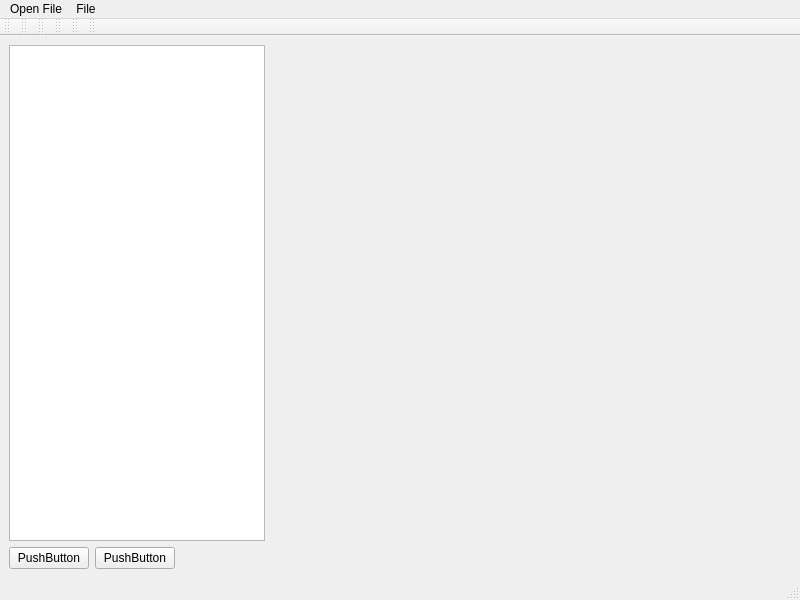
<?xml version="1.0" encoding="UTF-8"?>
<ui version="4.0">
 <class>MainWindow</class>
 <widget class="QMainWindow" name="MainWindow">
  <property name="geometry">
   <rect>
    <x>0</x>
    <y>0</y>
    <width>800</width>
    <height>600</height>
   </rect>
  </property>
  <property name="windowTitle">
   <string>MainWindow</string>
  </property>
  <widget class="QWidget" name="centralwidget">
   <layout class="QVBoxLayout" name="verticalLayout">
    <item>
     <layout class="QHBoxLayout" name="horizontalLayout">
      <item>
       <widget class="QTreeView" name="treeView">
        <property name="sizePolicy">
         <sizepolicy hsizetype="Fixed" vsizetype="Expanding">
          <horstretch>0</horstretch>
          <verstretch>0</verstretch>
         </sizepolicy>
        </property>
        <property name="baseSize">
         <size>
          <width>200</width>
          <height>0</height>
         </size>
        </property>
        <property name="contextMenuPolicy">
         <enum>Qt::ContextMenuPolicy::ActionsContextMenu</enum>
        </property>
       </widget>
      </item>
      <item>
       <widget class="QVTKOpenGLNativeWidget" name="vtkWidget" native="true">
        <property name="sizePolicy">
         <sizepolicy hsizetype="Expanding" vsizetype="Expanding">
          <horstretch>0</horstretch>
          <verstretch>0</verstretch>
         </sizepolicy>
        </property>
       </widget>
      </item>
     </layout>
    </item>
    <item>
     <layout class="QHBoxLayout" name="horizontalLayout_2">
      <item>
       <widget class="QPushButton" name="pushButton">
        <property name="text">
         <string>PushButton</string>
        </property>
       </widget>
      </item>
      <item>
       <widget class="QPushButton" name="pushButton_2">
        <property name="text">
         <string>PushButton</string>
        </property>
       </widget>
      </item>
      <item>
       <spacer name="horizontalSpacer">
        <property name="orientation">
         <enum>Qt::Orientation::Horizontal</enum>
        </property>
        <property name="sizeHint" stdset="0">
         <size>
          <width>40</width>
          <height>20</height>
         </size>
        </property>
       </spacer>
      </item>
     </layout>
    </item>
   </layout>
  </widget>
  <widget class="QMenuBar" name="menubar">
   <property name="geometry">
    <rect>
     <x>0</x>
     <y>0</y>
     <width>800</width>
     <height>18</height>
    </rect>
   </property>
   <widget class="QMenu" name="menuOpen_File">
    <property name="title">
     <string>Open File</string>
    </property>
   </widget>
   <widget class="QMenu" name="menuFile">
    <property name="title">
     <string>File</string>
    </property>
    <addaction name="actionOpenFile"/>
   </widget>
   <addaction name="menuOpen_File"/>
   <addaction name="menuFile"/>
  </widget>
  <widget class="QStatusBar" name="statusbar"/>
  <widget class="QToolBar" name="toolBar">
   <property name="windowTitle">
    <string>toolBar</string>
   </property>
   <attribute name="toolBarArea">
    <enum>TopToolBarArea</enum>
   </attribute>
   <attribute name="toolBarBreak">
    <bool>false</bool>
   </attribute>
  </widget>
  <widget class="QToolBar" name="toolBar_2">
   <property name="windowTitle">
    <string>toolBar_2</string>
   </property>
   <attribute name="toolBarArea">
    <enum>TopToolBarArea</enum>
   </attribute>
   <attribute name="toolBarBreak">
    <bool>false</bool>
   </attribute>
  </widget>
  <widget class="QToolBar" name="toolBar_3">
   <property name="windowTitle">
    <string>toolBar_3</string>
   </property>
   <attribute name="toolBarArea">
    <enum>TopToolBarArea</enum>
   </attribute>
   <attribute name="toolBarBreak">
    <bool>false</bool>
   </attribute>
  </widget>
  <widget class="QToolBar" name="toolBar_4">
   <property name="windowTitle">
    <string>toolBar_4</string>
   </property>
   <attribute name="toolBarArea">
    <enum>TopToolBarArea</enum>
   </attribute>
   <attribute name="toolBarBreak">
    <bool>false</bool>
   </attribute>
  </widget>
  <widget class="QToolBar" name="toolBar_5">
   <property name="windowTitle">
    <string>toolBar_5</string>
   </property>
   <attribute name="toolBarArea">
    <enum>TopToolBarArea</enum>
   </attribute>
   <attribute name="toolBarBreak">
    <bool>false</bool>
   </attribute>
  </widget>
  <widget class="QToolBar" name="toolBar_6">
   <property name="windowTitle">
    <string>toolBar_6</string>
   </property>
   <attribute name="toolBarArea">
    <enum>TopToolBarArea</enum>
   </attribute>
   <attribute name="toolBarBreak">
    <bool>false</bool>
   </attribute>
  </widget>
  <action name="actionOpenFile">
   <property name="icon">
    <iconset resource="icons.qrc">
     <normaloff>:/Icons/Icons/Snipping icon.png</normaloff>:/Icons/Icons/Snipping icon.png</iconset>
   </property>
   <property name="text">
    <string>Open File</string>
   </property>
   <property name="menuRole">
    <enum>QAction::MenuRole::NoRole</enum>
   </property>
  </action>
  <action name="actionItem_Options">
   <property name="text">
    <string>Item Options</string>
   </property>
   <property name="menuRole">
    <enum>QAction::MenuRole::NoRole</enum>
   </property>
  </action>
 </widget>
 <customwidgets>
  <customwidget>
   <class>QVTKOpenGLNativeWidget</class>
   <extends>QWidget</extends>
   <header>QVTKOpenGLNativeWidget.h</header>
   <container>1</container>
  </customwidget>
 </customwidgets>
 <resources>
  <include location="icons.qrc"/>
 </resources>
 <connections/>
</ui>
